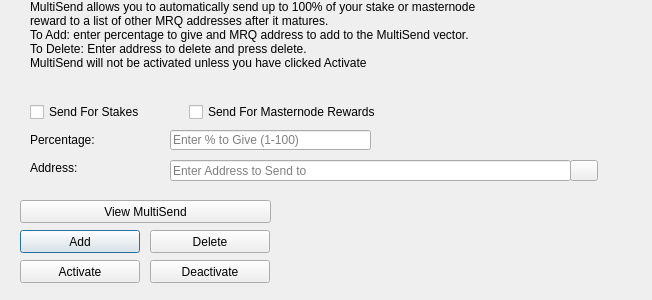
<?xml version="1.0" encoding="UTF-8"?>
<ui version="4.0">
 <class>MultiSendDialog</class>
 <widget class="QDialog" name="MultiSendDialog">
  <property name="windowModality">
   <enum>Qt::NonModal</enum>
  </property>
  <property name="geometry">
   <rect>
    <x>0</x>
    <y>0</y>
    <width>652</width>
    <height>300</height>
   </rect>
  </property>
  <property name="windowTitle">
   <string>MultiSend</string>
  </property>
  <widget class="QLineEdit" name="multiSendPercentEdit">
   <property name="geometry">
    <rect>
     <x>170</x>
     <y>130</y>
     <width>201</width>
     <height>20</height>
    </rect>
   </property>
   <property name="toolTip">
    <string>Enter whole numbers 1 - 100</string>
   </property>
   <property name="placeholderText">
    <string>Enter % to Give (1-100)</string>
   </property>
  </widget>
  <widget class="QLineEdit" name="multiSendAddressEdit">
   <property name="geometry">
    <rect>
     <x>170</x>
     <y>160</y>
     <width>401</width>
     <height>21</height>
    </rect>
   </property>
   <property name="toolTip">
    <string/>
   </property>
   <property name="placeholderText">
    <string>Enter Address to Send to</string>
   </property>
  </widget>
  <widget class="QLabel" name="label_2">
   <property name="geometry">
    <rect>
     <x>30</x>
     <y>0</y>
     <width>451</width>
     <height>121</height>
    </rect>
   </property>
   <property name="lineWidth">
    <number>1</number>
   </property>
   <property name="text">
    <string>MultiSend allows you to automatically send up to 100% of your stake or masternode reward to a list of other MRQ addresses after it matures.
To Add: enter percentage to give and MRQ address to add to the MultiSend vector.
To Delete: Enter address to delete and press delete.
MultiSend will not be activated unless you have clicked Activate</string>
   </property>
   <property name="alignment">
    <set>Qt::AlignLeading|Qt::AlignLeft|Qt::AlignTop</set>
   </property>
   <property name="wordWrap">
    <bool>true</bool>
   </property>
  </widget>
  <widget class="QLabel" name="message">
   <property name="geometry">
    <rect>
     <x>290</x>
     <y>200</y>
     <width>351</width>
     <height>91</height>
    </rect>
   </property>
   <property name="text">
    <string/>
   </property>
  </widget>
  <widget class="QPushButton" name="addButton">
   <property name="geometry">
    <rect>
     <x>20</x>
     <y>230</y>
     <width>120</width>
     <height>23</height>
    </rect>
   </property>
   <property name="toolTip">
    <string/>
   </property>
   <property name="statusTip">
    <string>Add to MultiSend Vector</string>
   </property>
   <property name="text">
    <string>Add</string>
   </property>
  </widget>
  <widget class="QPushButton" name="disableButton">
   <property name="geometry">
    <rect>
     <x>150</x>
     <y>260</y>
     <width>120</width>
     <height>23</height>
    </rect>
   </property>
   <property name="statusTip">
    <string>Deactivate MultiSend</string>
   </property>
   <property name="text">
    <string>Deactivate</string>
   </property>
  </widget>
  <widget class="QPushButton" name="addressBookButton">
   <property name="geometry">
    <rect>
     <x>570</x>
     <y>160</y>
     <width>28</width>
     <height>21</height>
    </rect>
   </property>
   <property name="toolTip">
    <string>Choose an address from the address book</string>
   </property>
   <property name="text">
    <string/>
   </property>
   <property name="icon">
    <iconset resource="../mrq.qrc">
     <normaloff>:/icons/address-book</normaloff>:/icons/address-book</iconset>
   </property>
   <property name="shortcut">
    <string>Alt+A</string>
   </property>
   <property name="autoDefault">
    <bool>false</bool>
   </property>
  </widget>
  <widget class="QLabel" name="label">
   <property name="geometry">
    <rect>
     <x>30</x>
     <y>130</y>
     <width>121</width>
     <height>20</height>
    </rect>
   </property>
   <property name="toolTip">
    <string>Percentage of stake to send</string>
   </property>
   <property name="text">
    <string>Percentage:</string>
   </property>
  </widget>
  <widget class="QLabel" name="label_5">
   <property name="geometry">
    <rect>
     <x>30</x>
     <y>160</y>
     <width>111</width>
     <height>16</height>
    </rect>
   </property>
   <property name="toolTip">
    <string>Address to send portion of stake to</string>
   </property>
   <property name="text">
    <string>Address:</string>
   </property>
  </widget>
  <widget class="QPushButton" name="deleteButton">
   <property name="geometry">
    <rect>
     <x>150</x>
     <y>230</y>
     <width>120</width>
     <height>23</height>
    </rect>
   </property>
   <property name="toolTip">
    <string/>
   </property>
   <property name="statusTip">
    <string>Delete Address From MultiSend Vector</string>
   </property>
   <property name="text">
    <string>Delete</string>
   </property>
  </widget>
  <widget class="QPushButton" name="activateButton">
   <property name="geometry">
    <rect>
     <x>20</x>
     <y>260</y>
     <width>120</width>
     <height>23</height>
    </rect>
   </property>
   <property name="statusTip">
    <string>Activate MultiSend</string>
   </property>
   <property name="text">
    <string>Activate</string>
   </property>
  </widget>
  <widget class="QPushButton" name="viewButton">
   <property name="geometry">
    <rect>
     <x>20</x>
     <y>200</y>
     <width>251</width>
     <height>23</height>
    </rect>
   </property>
   <property name="toolTip">
    <string/>
   </property>
   <property name="statusTip">
    <string>View MultiSend Vector</string>
   </property>
   <property name="text">
    <string>View MultiSend</string>
   </property>
  </widget>
  <widget class="QWidget" name="horizontalLayoutWidget">
   <property name="geometry">
    <rect>
     <x>30</x>
     <y>100</y>
     <width>351</width>
     <height>24</height>
    </rect>
   </property>
   <layout class="QHBoxLayout" name="horizontalLayout">
    <item>
     <widget class="QCheckBox" name="multiSendStakeCheckBox">
      <property name="text">
       <string>Send For Stakes</string>
      </property>
     </widget>
    </item>
    <item>
     <widget class="QCheckBox" name="multiSendMasternodeCheckBox">
      <property name="text">
       <string>Send For Masternode Rewards</string>
      </property>
     </widget>
    </item>
   </layout>
  </widget>
 </widget>
 <resources>
  <include location="../mrq.qrc"/>
 </resources>
 <connections/>
</ui>
